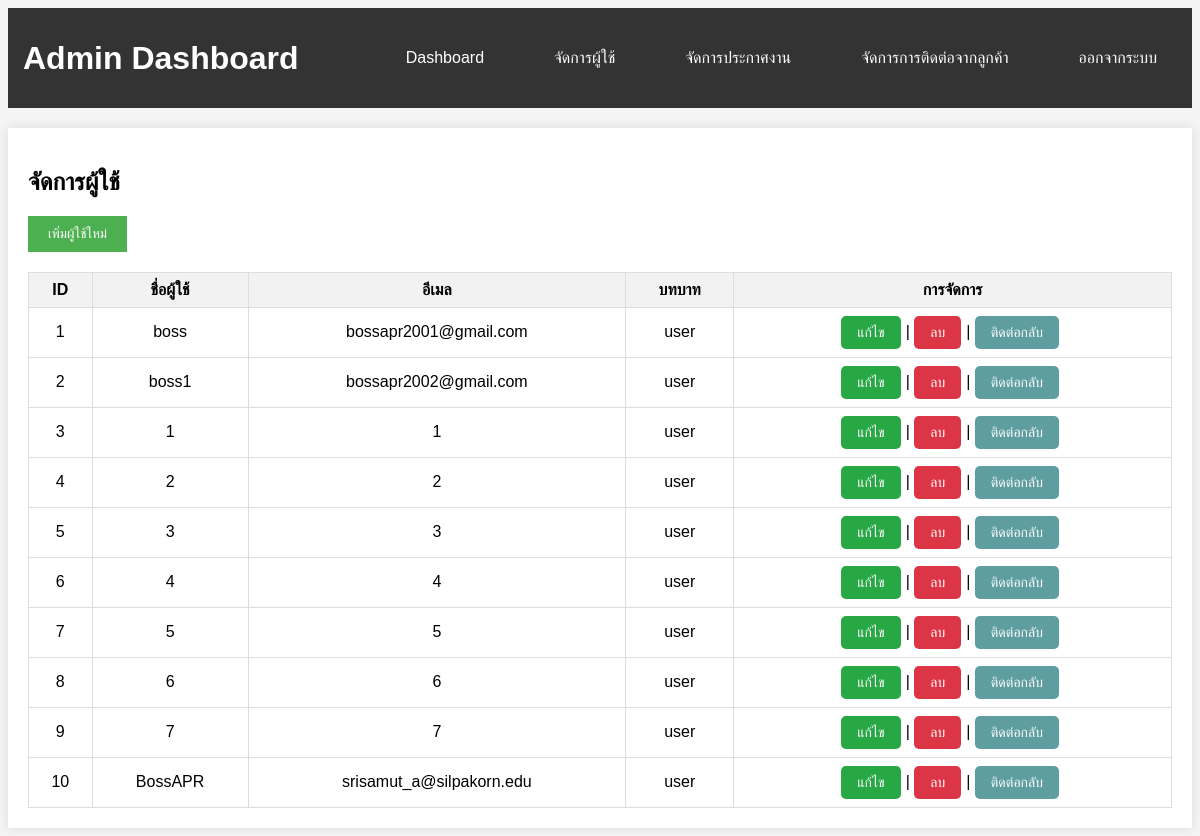
/manage-users.php (signed in), run on the app's committed database.
### tables this page shows
CREATE TABLE `users_account` (
  `account_id` int(11) NOT NULL,
  `google_id` varchar(255) NOT NULL,
  `account_name` varchar(100) DEFAULT NULL,
  `first_name` varchar(50) DEFAULT NULL,
  `last_name` varchar(50) DEFAULT NULL,
  `account_email` varchar(100) DEFAULT NULL,
  `account_realpassword` text DEFAULT NULL,
  `account_password` text DEFAULT NULL,
  `account_salt` varchar(250) DEFAULT NULL,
  `account_role` varchar(10) DEFAULT NULL,
  `account_images` varchar(100) DEFAULT NULL,
  `account_countlogin` int(1) DEFAULT NULL,
  `account_lock` int(1) DEFAULT NULL,
  `account_ban` datetime DEFAULT NULL,
  `oauth_id` varchar(250) DEFAULT NULL,
  `last_login` datetime DEFAULT NULL,
  `created_at` timestamp NOT NULL DEFAULT current_timestamp() ON UPDATE current_timestamp(),
  `token` varchar(250) DEFAULT NULL,
  `birthday` varchar(100) DEFAULT NULL,
  `gender` varchar(50) DEFAULT NULL,
  `addresses` varchar(255) DEFAULT NULL,
  `phone_numbers` varchar(50) DEFAULT NULL
);

### manage-users.php (the view, shortened to what this page needs)
<?php
require('connectdb.php');
$query = "SELECT account_id, account_name, account_email, account_role FROM users_account ORDER BY account_id ASC";
$result = mysqli_query($connect, $query);
?>
<!DOCTYPE html>
<html lang="en">
<head>
    <link rel="stylesheet" href="admin_styles.css">
</head>
<body>
    <div class="admin-container">
    <header class="admin-header">
            <h1>Admin Dashboard</h1>
            <nav>
            <ul>
                    <li><a href="admin.php">Dashboard</a></li>
                    <li><a href="manage-users.php">จัดการผู้ใช้</a></li>
                    <li><a href="manage-jobs.php">จัดการประกาศงาน</a></li>
                    <li><a href="manage-contacts.php">จัดการการติดต่อจากลูกค้า</a></li>
                    <li><a href="logout.php">ออกจากระบบ</a></li>
                </ul>
            </nav>
        </header>
        <section class="main-content">
            <h2>จัดการผู้ใช้</h2>
            <button onclick="window.location.href='add-user.php'">เพิ่มผู้ใช้ใหม่</button>
            <table border="1">
                <thead>
                    <tr>
                        <th>ID</th>
                        <th>ชื่อผู้ใช้</th>
                        <th>อีเมล</th>
                        <th>บทบาท</th>
                        <th>การจัดการ</th>
                    </tr>
                </thead>
                <tbody>
                    <?php while ($row = mysqli_fetch_assoc($result)) : ?>
                    <tr>
                        <td><?php echo $row['account_id']; ?></td>
                        <td><?php echo htmlspecialchars($row['account_name']); ?></td>
                        <td><?php echo htmlspecialchars($row['account_email']); ?></td>
                        <td><?php echo htmlspecialchars($row['account_role']); ?></td>
                        <td>
                            <a href="edit-user.php?id=<?php echo $row['account_id']; ?>" class="action-btn edit-btn">แก้ไข</a>|
                            <a href="delete-user.php?id=<?php echo $row['account_id']; ?>" class="action-btn delete-btn"
                                onclick="return confirm('คุณแน่ใจหรือไม่ว่าต้องการลบข้อมูลนี้?')">ลบ</a>|
                            <a href="send-email-fromadmin.php?id=<?php echo $row['account_id']; ?>" class="action-btn callback-btn">ติดต่อกลับ</a>
                        </td>
                    </tr>
                    <?php endwhile; ?>
                </tbody>
            </table>
        </section>
    </div>
</body>
</html>

### admin_styles.css (style rules this page uses)
body { font-family: Arial, sans-serif; background-color: #f4f4f4; }
.admin-container { max-width: 1200px; margin: 0 auto; }
.admin-header { background-color: #333; color: #fff; padding: 15px; display: flex; justify-content: space-between; align-items: center; }
.admin-header h1 { margin: 0; }
.admin-header nav ul { list-style: none; display: flex; gap: 30px; justify-content: flex-start; align-items: center; }
.admin-header nav ul li { display: inline-block; }
.admin-header nav ul li a { color: #fff; text-decoration: none; padding: 10px 20px; display: block; text-align: center; }
.main-content { background: #fff; padding: 20px; margin-top: 20px; box-shadow: 0 0 10px rgba(0, 0, 0, 0.1); }
button { background-color: #4CAF50; color: white; padding: 10px 20px; border: none; cursor: pointer; }
table { width: 100%; border-collapse: collapse; margin-top: 20px; }
table, th, td { border: 1px solid #ddd; padding: 8px; }
th { background-color: #f2f2f2; text-align: left; }
th, td { text-align: center; }

### manage-users.php (style rules this page uses)
.action-btn { display: inline-block; padding: 8px 16px; font-size: 14px; border-radius: 5px; text-decoration: none; margin-right: 5px; }
.edit-btn { background-color: #28a745; color: white; border: none; cursor: pointer; transition: background-color 0.3s ease; }
.delete-btn { background-color: #dc3545; color: white; border: none; cursor: pointer; transition: background-color 0.3s ease; }
td { white-space: nowrap; vertical-align: middle; }
.callback-btn { background-color: cadetblue; color: white; border: none; cursor: pointer; transition: background-color 0.3s ease; }

### data on the page
users_account: account_id "1", account_name "boss", account_email "bossapr2001@gmail.com", account_role "user"
users_account: account_id "2", account_name "boss1", account_email "bossapr2002@gmail.com", account_role "user"
users_account: account_id "3", account_name "1", account_email "1", account_role "user"
users_account: account_id "4", account_name "2", account_email "2", account_role "user"
users_account: account_id "5", account_name "3", account_email "3", account_role "user"
users_account: account_id "6", account_name "4", account_email "4", account_role "user"
users_account: account_id "7", account_name "5", account_email "5", account_role "user"
users_account: account_id "8", account_name "6", account_email "6", account_role "user"
users_account: account_id "9", account_name "7", account_email "7", account_role "user"
users_account: account_id "10", account_name "BossAPR", account_email "srisamut_a@silpakorn.edu", account_role "user"
